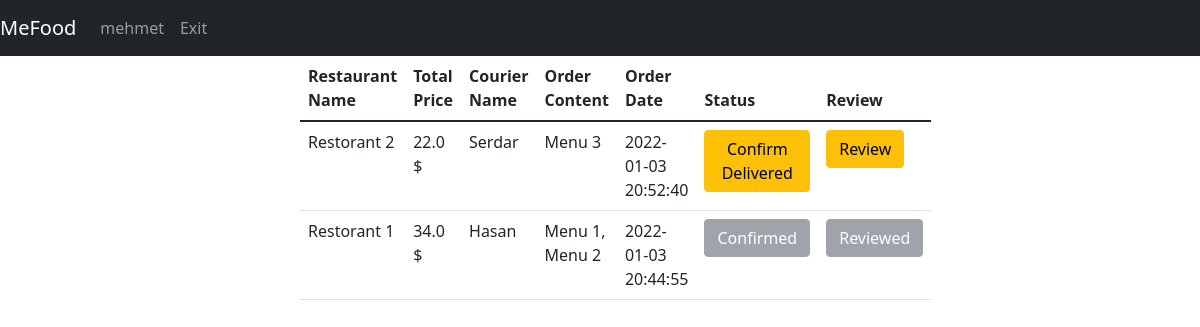
Page /myOrders (signed in) on the earlier database version.
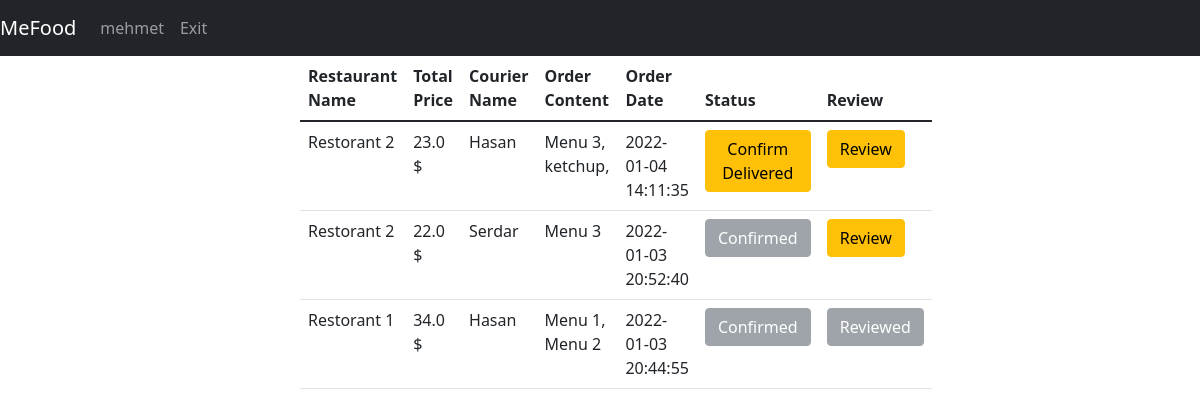
Same page on the later database version.
### tables this page shows
CREATE TABLE restaurant(id INTEGER PRIMARY KEY, restaurantName varchar(30),address varchar(250),lat Text,lng Text,isOpen binary,averageRating REAL);

CREATE TABLE foodOrder(id INTEGER PRIMARY KEY,content TEXT,orderDate Date DEFAULT (datetime('now','localtime')),totalPrice REAL, is_delivered INTEGER DEFAULT(0), is_reviewed INTEGER DEFAULT(0), restaurantId INTEGER, courierID int REFERENCES couriers(id) ON UPDATE CASCADE, userUserName varchar(30) REFERENCES users(username) ON UPDATE CASCADE, FOREIGN KEY(restaurantId) REFERENCES restaurant(id));

CREATE TABLE couriers(id INTEGER PRIMARY KEY,name TEXT,is_available TEXT,lat REAL,lng, orderId int REFERENCES foodOrder(id) ON UPDATE CASCADE);

### app.py (the view)
@app.route("/myOrders", methods=["GET", "POST"])
def myOrders():
    with sqlite3.connect(DATABASE) as database:
        cursor = database.cursor()
    cursor.execute("SELECT foodOrder.totalPrice,foodOrder.orderDate,couriers.name, foodOrder.content, foodOrder.id, foodOrder.is_delivered, restaurant.restaurantName, foodOrder.is_reviewed, restaurant.id "
                   "FROM foodOrder INNER JOIN couriers ON couriers.id = foodOrder.courierID and foodOrder.userUserName=(?) INNER JOIN restaurant ON foodOrder.restaurantId = restaurant.id ORDER BY foodOrder.orderDate DESC", (session["username"],))
    orders = cursor.fetchall()
    return render_template("user/list_user_orders.html", username=session["username"], data=orders)

### templates/user/list_user_orders.html (shortened to what this page needs)
{% extends 'base.html' %}
{% block navbar %}
<nav class="navbar navbar-expand-lg navbar-dark bg-dark">
    <a class="navbar-brand" href="#">MeFood</a>
    <div class="collapse navbar-collapse" id="navbarNav">
        <ul class="navbar-nav">
          <li class="nav-item active"><a class="nav-link" href="/">{{username}}</a></li>
          <li class="nav-item active"><a class="nav-link" href="/exit">Exit</a></li>
        </ul>
    </div>
</nav>
{% endblock %}
{% block body %}
<center>
    <div class="col-md-6">
        <form action="/home" method="POST">
        <table class="table table-hover">
             <thead>
               <tr>
                 <th scope="col">Restaurant Name</th>
                 <th scope="col">Total Price</th>
                 <th scope="col">Courier Name</th>
                 <th scope="col">Order Content</th>
                 <th scope="col">Order Date</th>
                 <th scope="col">Status</th>
                 <th scope="col">Review</th>
               </tr>
             </thead>
             <tbody>
             {%for i in range(data|length)%}
               <tr>
                 <td>{{ data[i][6] }} </td>
                 <td>{{ data[i][0] }} $</td>
                 <td>{{ data[i][2] }}</td>
                 <td>{{ data[i][3] }}</td>
                 <td>{{ data[i][1] }}</td>
                   {% if data[i][5] == 1 %}
                       <td><button class="btn btn-secondary" disabled name="confirmedOrder" value="{{data[i][4]}}">Confirmed</button></td>
                   {% else %}
                       <td><button class="btn btn-warning" name="confirmedOrder" value="{{data[i][4]}}">Confirm Delivered</button></td>
                   {% endif %}
                   {% if data[i][7] == 1 %}
                       <td><button class="btn btn-secondary" disabled name="confirmedOrder" value="{{data[i][4]}}">Reviewed</button></td>
                   {% else %}
                       <td><a href="/reviewRestaurant?restId={{ data[i][8] }}&foodOrderId={{ data[i][4] }}" class="btn btn-warning" name="confirmedOrder" value="{{data[i][4]}}">Review</a></td>
                   {% endif %}
               </tr>
             {%endfor%}
             </tbody>
        </table>
        </form>
    </div>
</center>
{% endblock %}

Differences in the rows shown:
added foodOrder: totalPrice "23.0", content "Menu 3, ketchup,", orderDate "2022-01-04 14:11:35"
now on this page (row edited): couriers: name "Hasan"
changed foodOrder "Menu 3": is_delivered 0 → 1 (drawn)
Other differences:
new list line: "Restorant 2"
new list line: "$ Confirm Delivered Review"
list line gone: "Confirm Delivered"
new list line: "Confirmed"
